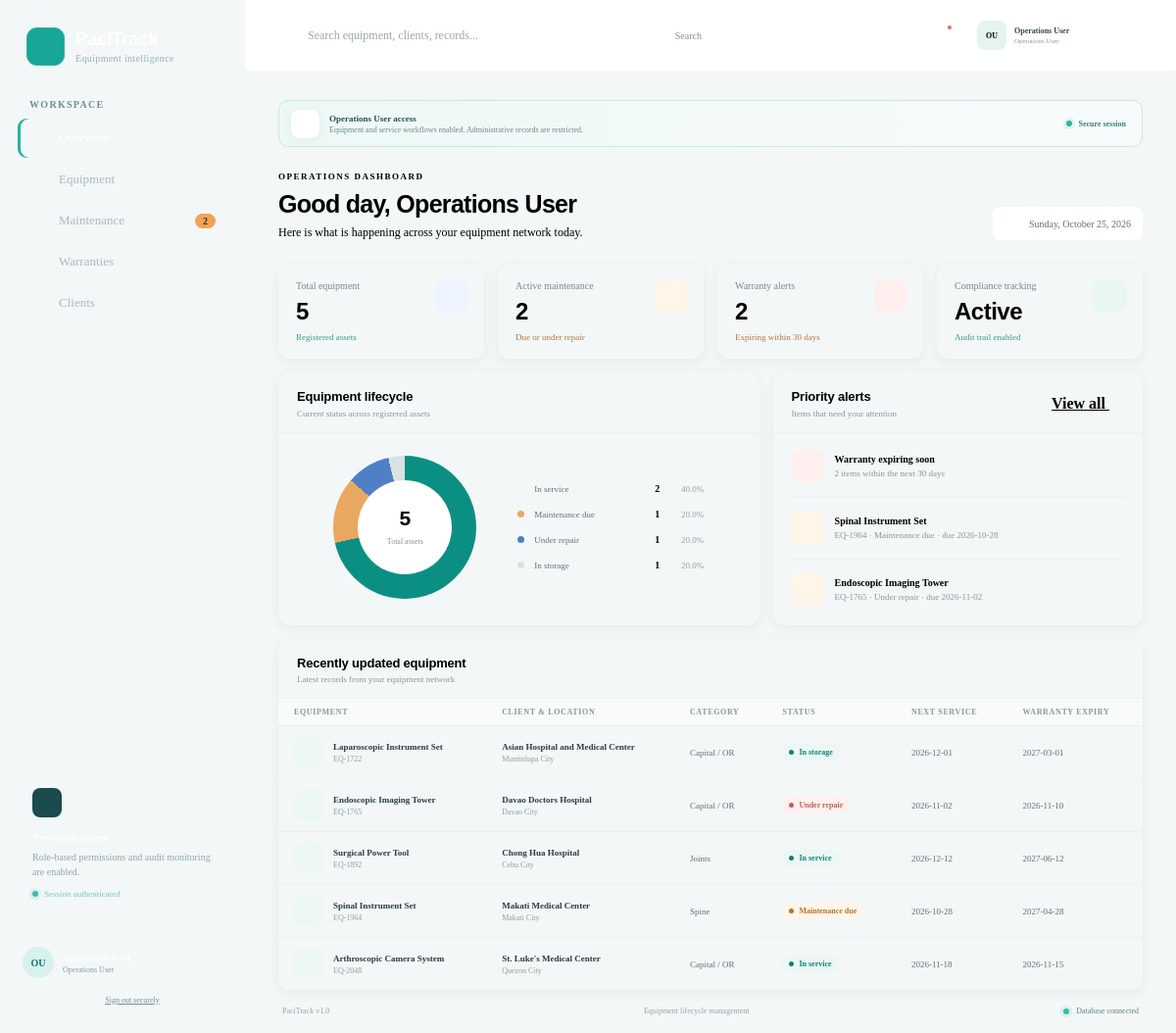
The app's page /pacitrack_php/index.php (signed in) with its own data.
### tables this page shows
CREATE TABLE IF NOT EXISTS equipment (
  id INT UNSIGNED AUTO_INCREMENT PRIMARY KEY,
  equipment_id VARCHAR(40) NOT NULL UNIQUE,
  name VARCHAR(180) NOT NULL,
  client VARCHAR(180) NOT NULL,
  location VARCHAR(140) NOT NULL,
  status ENUM('In service','Maintenance due','Under repair','In storage','Retired') NOT NULL DEFAULT 'In service',
  due_date DATE NOT NULL,
  warranty_expiry DATE NULL,
  equipment_type VARCHAR(100) NOT NULL DEFAULT 'General',
  created_at TIMESTAMP NOT NULL DEFAULT CURRENT_TIMESTAMP,
  updated_at TIMESTAMP NOT NULL DEFAULT CURRENT_TIMESTAMP ON UPDATE CURRENT_TIMESTAMP
);

### pacitrack_php/index.php (the view, shortened to what this page needs)
<?php
$dbHost = '127.0.0.1;port=3307';
$dbName = 'pacitrack';
$dbUser = 'root';
$dbPass = '';
function h(mixed $value): string {
    return htmlspecialchars((string)$value, ENT_QUOTES, 'UTF-8');
}
function icon(string $name, int $size = 18): string {
    $paths = [
        'grid'=>'<rect x="3" y="3" width="7" height="7" rx="2"/><rect x="14" y="3" width="7" height="7" rx="2"/><rect x="3" y="14" width="7" height="7" rx="2"/><rect x="14" y="14" width="7" height="7" rx="2"/>',
        'box'=>'<path d="m21 8-9 5-9-5"/><path d="M3.3 7 12 2l8.7 5v10L12 22l-8.7-5Z"/><path d="M12 13v9"/>',
        'tool'=>'<path d="M14.7 6.3a4 4 0 0 0-5-5L12 3.6 8.4 7.2 6.1 4.9a4 4 0 0 0 5 5l-6.8 6.8a2.1 2.1 0 0 0 3 3l6.8-6.8a4 4 0 0 0 5-5l-2.3 2.3-3.6-3.6Z"/>',
        'shield'=>'<path d="M12 22s8-4 8-10V5l-8-3-8 3v7c0 6 8 10 8 10"/><path d="m9 12 2 2 4-4"/>',
        'building'=>'<path d="M3 21h18M6 21V5l6-3 6 3v16"/><path d="M9 9h1m4 0h1M9 13h1m4 0h1M9 17h1m4 0h1"/>',
        'users'=>'<path d="M16 21v-2a4 4 0 0 0-4-4H6a4 4 0 0 0-4 4v2"/><circle cx="9" cy="7" r="4"/><path d="M22 21v-2a4 4 0 0 0-3-3.9M16 3.1a4 4 0 0 1 0 7.8"/>',
        'history'=>'<path d="M3 12a9 9 0 1 0 3-6.7L3 8"/><path d="M3 3v5h5M12 7v5l3 2"/>',
        'search'=>'<circle cx="11" cy="11" r="7"/><path d="m20 20-4-4"/>',
        'bell'=>'<path d="M18 8a6 6 0 0 0-12 0c0 7-3 7-3 9h18c0-2-3-2-3-9"/><path d="M10 21h4"/>',
        'plus'=>'<path d="M12 5v14M5 12h14"/>','arrow'=>'<path d="m9 18 6-6-6-6"/>',
        'check'=>'<path d="m5 12 4 4L19 6"/>',
        'alert'=>'<path d="M10.3 2.9 1.8 17a2 2 0 0 0 1.7 3h17a2 2 0 0 0 1.7-3L13.7 2.9a2 2 0 0 0-3.4 0Z"/><path d="M12 9v4m0 4h.01"/>',
        'clock'=>'<circle cx="12" cy="12" r="9"/><path d="M12 7v5l3 2"/>','lock'=>'<rect x="4" y="10" width="16" height="11" rx="2"/><path d="M8 10V7a4 4 0 0 1 8 0v3"/>',
        'menu'=>'<path d="M4 7h16M4 12h16M4 17h16"/>','close'=>'<path d="m6 6 12 12M18 6 6 18"/>'
    ];
    return '<svg width="'.$size.'" height="'.$size.'" viewBox="0 0 24 24" fill="none" stroke="currentColor" stroke-width="1.8" stroke-linecap="round" stroke-linejoin="round" aria-hidden="true">'.($paths[$name] ?? $paths['box']).'</svg>';
}
try {
    $pdo = new PDO("mysql:host=$dbHost;dbname=$dbName;charset=utf8mb4", $dbUser, $dbPass, [
        PDO::ATTR_ERRMODE => PDO::ERRMODE_EXCEPTION,
        PDO::ATTR_DEFAULT_FETCH_MODE => PDO::FETCH_ASSOC,
    ]);
} catch (PDOException $e) {
    http_response_code(500);
    exit('<h2>PaciTrack database connection failed</h2><p>Import <code>database.sql</code> in phpMyAdmin and check the database settings at the top of <code>index.php</code>.</p>');
}
$navItems = [
    'Overview'=>['grid','overview'], 'Equipment'=>['box','equipment'],
    'Maintenance'=>['tool','maintenance'], 'Warranties'=>['shield','warranties'],
    'Clients'=>['building','clients'], 'User management'=>['users','users'],
    'Audit logs'=>['history','audit'],
];
?>
<?php
$role = $_SESSION['role'] ?? 'Operations User';
$isAdmin = $role === 'Administrator';
$active = (string)($_GET['page'] ?? 'Overview');
$q = trim((string)($_GET['q'] ?? ''));
$sql = 'SELECT * FROM equipment';
$params = [];
$sql .= ' ORDER BY created_at DESC, id DESC';
$stmt = $pdo->prepare($sql); $stmt->execute($params); $equipment = $stmt->fetchAll();
$totalEquipment = (int)$pdo->query('SELECT COUNT(*) FROM equipment')->fetchColumn();
$activeMaintenance = (int)$pdo->query("SELECT COUNT(*) FROM equipment WHERE status IN ('Maintenance due','Under repair')")->fetchColumn();
$warrantyAlerts = (int)$pdo->query("SELECT COUNT(*) FROM equipment WHERE warranty_expiry IS NOT NULL AND warranty_expiry BETWEEN CURDATE() AND DATE_ADD(CURDATE(), INTERVAL 30 DAY)")->fetchColumn();
$maintenanceRows = $pdo->query("SELECT equipment_id,name,client,due_date,status FROM equipment WHERE status IN ('Maintenance due','Under repair') ORDER BY due_date ASC LIMIT 4")->fetchAll();
$name = $_SESSION['name'] ?? 'User';
$initials = implode('', array_map(fn($part)=>strtoupper(substr($part,0,1)), array_slice(explode(' ', $name),0,2)));
$today = date('l, F j, Y');
?>
<!doctype html>
<html lang="en">
<head><meta charset="utf-8"><meta name="viewport" content="width=device-width, initial-scale=1"><title><?=h($active)?> | PaciTrack</title><link rel="stylesheet" href="style.css"></head>
<body>
<div class="app-shell">
<aside class="sidebar" id="sidebar">
  <div class="brand"><div class="brand-mark"><?=icon('shield',23)?></div><div><strong>PaciTrack</strong><span>Equipment intelligence</span></div></div>
  <nav><p class="nav-label">Workspace</p>
  <?php foreach ($navItems as $label=>$meta): if (!$isAdmin && in_array($label,['User management','Audit logs'],true)) continue; ?>
    <a class="nav-item <?= $active===$label?'active':'' ?>" href="index.php?page=<?=urlencode($label)?>"><?=icon($meta[0])?><span><?=h($label)?></span><?php if($label==='Maintenance' && $activeMaintenance):?><b><?=number_format($activeMaintenance)?></b><?php endif;?></a>
  <?php endforeach; ?></nav>
  <div class="security-card"><div class="security-icon"><?=icon('lock')?></div><strong>Protected access</strong><p>Role-based permissions and audit monitoring are enabled.</p><span><i></i> Session authenticated</span></div>
  <div class="user-card"><div class="avatar"><?=h($initials)?></div><div><strong><?=h($name)?></strong><span><?=h($role)?></span></div></div>
  <a class="sign-out" href="index.php?logout=1"><?=icon('lock',14)?> Sign out securely</a>
</aside>
<main>
<header class="topbar">
  <form class="search" method="get" action="index.php"><input type="hidden" name="page" value="<?=h($active)?>"><?=icon('search')?><input name="q" value="<?=h($q)?>" placeholder="Search equipment, clients, records..." aria-label="Search records"><button type="submit" class="search-submit">Search</button></form>
  <button class="icon-button" type="button" aria-label="Notifications"><?=icon('bell')?><i></i></button>
  <div class="profile-menu"><div class="profile-trigger"><span><?=h($initials)?></span><div><strong><?=h($name)?></strong><small><?=h($role)?></small></div></div></div>
</header>
<div class="content">
<div class="access-banner"><div><?=icon($isAdmin?'shield':'lock')?></div><p><strong><?=h($role)?> access</strong><span><?= $isAdmin?'System oversight, equipment registration, user visibility, and audit records are enabled.':'Equipment and service workflows enabled. Administrative records are restricted.' ?></span></p><span class="session-status"><i></i> Secure session</span></div>
<section class="welcome"><div><p class="eyebrow">Operations dashboard</p><h1><?= $active==='Overview'?'Good day, '.h($name):h($active) ?></h1><p><?= $active==='Overview'?'Here is what is happening across your equipment network today.':'Manage and monitor '.h(strtolower($active)).' across Pacific Surgical locations.' ?></p></div><div class="date-chip"><?=icon('clock')?> <?=h($today)?></div></section>
<?php if($active==='Overview' || $active==='Equipment'): ?>
<section class="stats-grid">
  <article class="stat-card"><div class="stat-icon blue"><?=icon('box')?></div><span>Total equipment</span><strong><?=number_format($totalEquipment)?></strong><p>Registered assets</p></article>
  <article class="stat-card"><div class="stat-icon amber"><?=icon('tool')?></div><span>Active maintenance</span><strong><?=number_format($activeMaintenance)?></strong><p class="attention">Due or under repair</p></article>
  <article class="stat-card"><div class="stat-icon rose"><?=icon('alert')?></div><span>Warranty alerts</span><strong><?=number_format($warrantyAlerts)?></strong><p class="attention">Expiring within 30 days</p></article>
  <article class="stat-card"><div class="stat-icon green"><?=icon('shield')?></div><span>Compliance tracking</span><strong>Active</strong><p>Audit trail enabled</p></article>
</section>
<?php endif; ?>
<?php if($active==='Overview'): ?>
<section class="dashboard-grid">
<article class="panel lifecycle-panel"><div class="panel-head"><div><h2>Equipment lifecycle</h2><p>Current status across registered assets</p></div></div>
<div class="chart-wrap"><div class="donut"><div><strong><?=number_format($totalEquipment)?></strong><span>Total assets</span></div></div>
<div class="legend">
<?php
$statusRows = $pdo->query('SELECT status, COUNT(*) AS total FROM equipment GROUP BY status')->fetchAll();
$statusClasses = ['In service'=>'teal','Maintenance due'=>'amber','Under repair'=>'blue','In storage'=>'gray','Retired'=>'gray'];
foreach($statusRows as $sr): ?>
<div><i class="dot <?=h($statusClasses[$sr['status']]??'gray')?>"></i><span><?=h($sr['status'])?></span><strong><?=number_format((int)$sr['total'])?></strong><em><?= $totalEquipment ? number_format(((int)$sr['total']/$totalEquipment)*100,1).'%' : '0%' ?></em></div>
<?php endforeach; ?>
</div></div></article>
<article class="panel alerts-panel"><div class="panel-head"><div><h2>Priority alerts</h2><p>Items that need your attention</p></div><a class="text-button" href="index.php?page=Maintenance">View all <?=icon('arrow',15)?></a></div><div class="alert-list">
<div class="alert-row"><div class="alert-symbol red"><?=icon('alert')?></div><div><strong>Warranty expiring soon</strong><p><?=number_format($warrantyAlerts)?> items within the next 30 days</p></div></div>
<?php if($maintenanceRows): foreach($maintenanceRows as $mr): ?><div class="alert-row"><div class="alert-symbol amber"><?=icon('tool')?></div><div><strong><?=h($mr['name'])?></strong><p><?=h($mr['equipment_id'])?> · <?=h($mr['status'])?> · due <?=h($mr['due_date'])?></p></div></div><?php endforeach; else: ?><div class="alert-row"><div class="alert-symbol blue"><?=icon('check')?></div><div><strong>No active maintenance alerts</strong><p>Equipment service status is up to date.</p></div></div><?php endif; ?>
</div></article></section>
<?php endif; ?>
<?php if(in_array($active,['Overview','Equipment','Maintenance','Warranties','Clients'],true)): ?>
<section class="panel table-panel"><div class="panel-head"><div><h2><?= $active==='Overview'?'Recently updated equipment':h($active) ?></h2><p><?= $q!==''?'Search results for “'.h($q).'”':'Latest records from your equipment network' ?></p></div></div>
<div class="table-scroll"><table><thead><tr><th>Equipment</th><th>Client & location</th><th>Category</th><th>Status</th><th>Next service</th><th>Warranty expiry</th></tr></thead><tbody>
<?php
$rowsToShow = $equipment;
if($active==='Clients'): foreach($clientRows as $c): ?>
<tr><td><div class="equipment-cell"><span><?=icon('building')?></span><div><strong><?=h($c['client'])?></strong><small><?=number_format((int)$c['assets'])?> registered asset(s)</small></div></div></td><td><?=h($c['client'])?><small><?=h($c['location'])?></small></td><td>Client account</td><td><span class="status"><i></i>Active</span></td><td>—</td><td>—</td></tr>
<?php endforeach; else: foreach($rowsToShow as $item): ?>
<tr><td><div class="equipment-cell"><span><?=icon('box')?></span><div><strong><?=h($item['name'])?></strong><small><?=h($item['equipment_id'])?></small></div></div></td><td><strong><?=h($item['client'])?></strong><small><?=h($item['location'])?></small></td><td><?=h($item['equipment_type'])?></td><td><span class="status <?=h(strtolower(str_replace(' ','-',$item['status'])))?>"><i></i><?=h($item['status'])?></span></td><td><?=h($item['due_date'])?></td><td><?=h($item['warranty_expiry'] ?: '—')?></td></tr>
<?php endforeach; endif; ?>
</tbody></table><?php if(!$rowsToShow && $active!=='Clients'): ?><div class="empty-state">No equipment records match this view.</div><?php endif; ?></div></section>
<?php endif; ?>
<footer><span>PaciTrack v1.0</span><span>Equipment lifecycle management</span><span><i></i> Database connected</span></footer>
</div>
</main>
</div>
</body></html>

### records on screen
equipment: name "Spinal Instrument Set", equipment "EQ-1964", status "Maintenance due", due_date "2026-10-28", client "Makati Medical Center", location "Makati City", equipment_type "Spine", warranty_expiry "2027-04-28"
equipment: name "Endoscopic Imaging Tower", equipment "EQ-1765", status "Under repair", due_date "2026-11-02", client "Davao Doctors Hospital", location "Davao City", equipment_type "Capital / OR", warranty_expiry "2026-11-10"
equipment: name "Laparoscopic Instrument Set", equipment "EQ-1722", client "Asian Hospital and Medical Center", location "Muntinlupa City", equipment_type "Capital / OR", status "In storage", due_date "2026-12-01", warranty_expiry "2027-03-01"
equipment: name "Surgical Power Tool", equipment "EQ-1892", client "Chong Hua Hospital", location "Cebu City", equipment_type "Joints", status "In service", due_date "2026-12-12", warranty_expiry "2027-06-12"
equipment: name "Arthroscopic Camera System", equipment "EQ-2048", client "St. Luke's Medical Center", location "Quezon City", equipment_type "Capital / OR", status "In service", due_date "2026-11-18", warranty_expiry "2026-11-15"

### other values on screen
$label "Equipment"
$label "Maintenance"
$activeMaintenance "2"
$label "Warranties"
$label "Clients"
$initials "OU"
$role "Operations User"
$name "Operations User"
$totalEquipment "5"
$warrantyAlerts "2"
$sr['status'] "In service"
$sr['total'] "2"
$sr['status'] "Maintenance due"
$sr['total'] "1"
$sr['status'] "Under repair"
